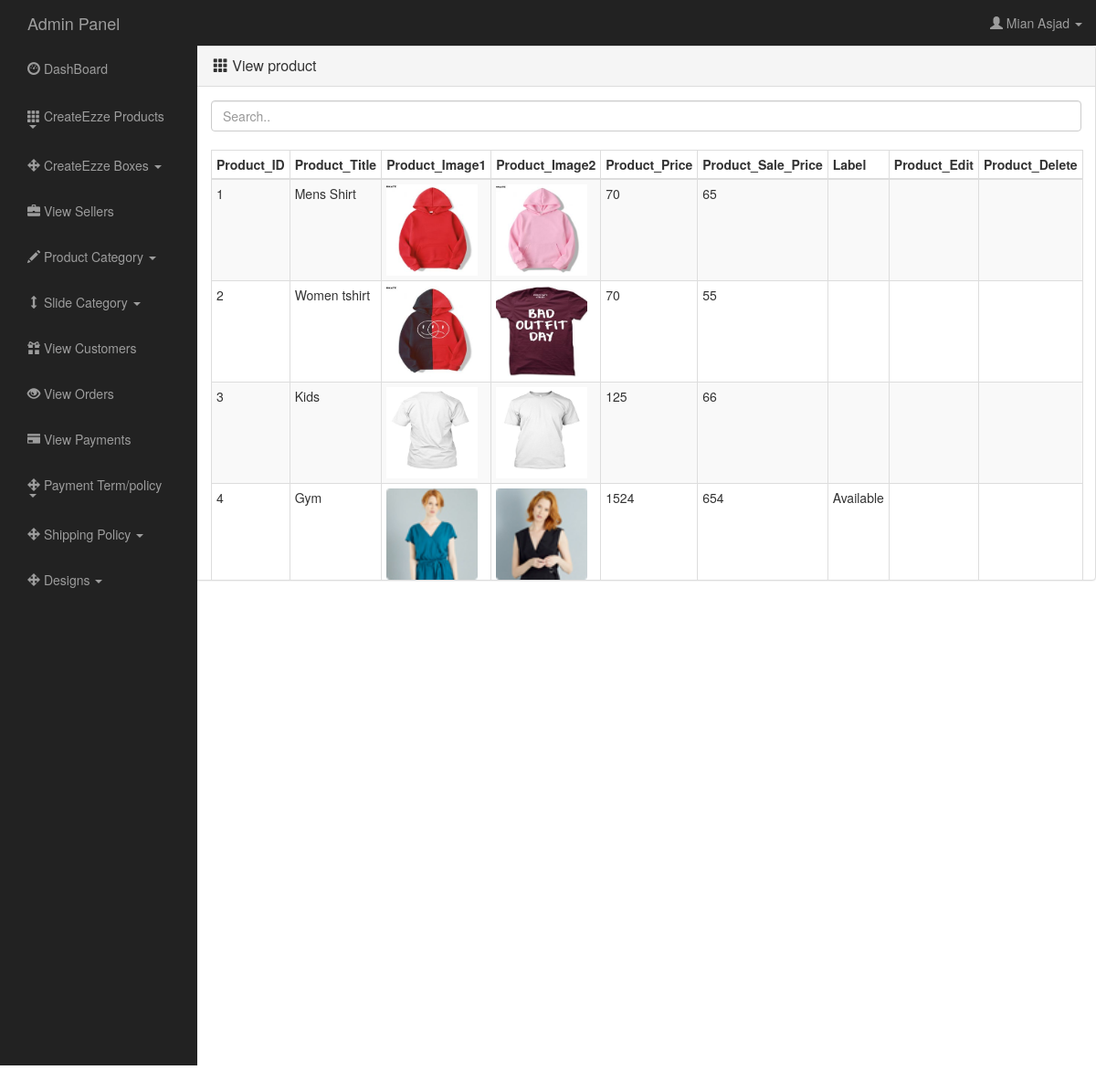
Page /Admin/dashboard.php?pgg1=viewproduct (signed in) on the committed database.
### tables this page shows
CREATE TABLE `product` (
  `ID` int(100) NOT NULL,
  `Pr_name` varchar(100) NOT NULL,
  `Manufacturer` varchar(100) NOT NULL,
  `Category` varchar(100) NOT NULL,
  `Image1` varchar(100) NOT NULL,
  `Image2` varchar(100) NOT NULL,
  `Price` int(100) NOT NULL,
  `Sale_Price` int(100) NOT NULL,
  `Description` varchar(100) NOT NULL,
  `Label` varchar(100) NOT NULL
);

### Admin/viewproduct.php (the view, shortened to what this page needs)
<?php
if(!isset($_SESSION['email']))
{
	echo "<script>alert('Please login first')</script>";
	echo "<script>window.location.href='index.php'</script>";
}
else
{
?>
<!DOCTYPE html PUBLIC "-//W3C//DTD XHTML 1.0 Transitional//EN" "http://www.w3.org/TR/xhtml1/DTD/xhtml1-transitional.dtd">
<html xmlns="http://www.w3.org/1999/xhtml">
<head>
<link href="bootstrap1/css/bootstrap.css" rel="stylesheet" type="text/css" />
</head>
<body>
<div class="panel panel-default">
<div class="panel-heading">
	<a href="#" class="panel-title" > &nbsp;&nbsp;&nbsp;&nbsp;<span class="glyphicon glyphicon-th"></span> View product</a>
</div>
<div  style="overflow-y:auto; height:540px"   class="panel-body">
 <input class="form-control" id="myInput" type="text" placeholder="Search..">
 <br />
<table class="table table-bordered table-hover table-responsive table-condensed table-striped">
<thead>
<tr>
<th>Product_ID</th>
<th>Product_Title</th>
<th>Product_Image1</th>
<th>Product_Image2</th>
<th>Product_Price</th>
<th>Product_Sale_Price</th>
<th>Label</th>
<th>Product_Edit</th>
<th>Product_Delete</th>
</tr>
</thead>
<tbody id="myTable">
<?php
require_once('connection.php');
$sql="select * from product";
$result=$conn -> query ($sql);
while ($row = $result -> fetch_assoc())
{
	$id=$row['ID'];
	$title=$row['Pr_name'];
	$pic1=$row['Image1'];
    $pic2=$row['Image2'];
	$price=$row['Price'];
	$sprice=$row['Sale_Price'];
	$label=$row['Label'];
?>
<tr>
<td><?php echo $id?> </td>
<td><?php echo $title?></td>
<td><img src="products/<?php echo $pic1?>" width="100" height="100"/></td>
<td><img src="products/<?php echo $pic2?>" width="100" height="100"/></td>
<td><?php echo $price?></td>
<td><?php echo $sprice?></td>
<td><?php echo $label?></td>
<td><a href="#"></span></a></td>
<td><a href="#"></span></a></td>
</tr>
<?php }?>
</tbody>
</table>
</div>
</div>
</body>
</html>
<?php }?>

### Admin/dashboard.php (shortened to what this page needs)
<?php
if ( !isset( $_SESSION['email'] ) ) {
    echo "<script>alert('Please login first')</script>";
    echo "<script>window.location.href='index.php'</script>";
} else {
    $name = $_SESSION['name'];
}
?>
<!DOCTYPE html PUBLIC '-//W3C//DTD XHTML 1.0 Transitional//EN' 'http://www.w3.org/TR/xhtml1/DTD/xhtml1-transitional.dtd'>
<html xmlns='http://www.w3.org/1999/xhtml'>
<head>
    <link href='bootstrap1/css/bootstrap.css' rel='stylesheet' type='text/css' />
    <link href='bootstrap1/css/adminstyles.css' rel='stylesheet' type='text/css' />
</head>
<body>
    <nav class='nav navbar-inverse'>
        <div class='container-fluid'>
            <div class='navbar-header'>
                <a href='dashboard.php?pg=dash' class='navbar-brand'>Admin Panel</a>
            </div>
            <ul class='nav navbar-nav navbar-right'>
                <li class='dropdown'><a href='#' class='dropdown-toggle' data-toggle='dropdown'><span class='glyphicon glyphicon-user'></span> <?php  echo $name ?><span class='caret'></span></a>
                </li>
            </ul>
        </div>
    </nav>
    <div style='width:18%; float:left;'>
        <nav class='nav navbar-inverse' style=' height:1117px;'>
            <div class='container-fluid'>
                <ul class='nav navbar-nav nav-stacked'>
                    <li><a href='dashboard.php?pg=dash'><span class='glyphicon glyphicon-dashboard'></span> DashBoard</a></li>
                    <li class='dropdown'><a class='dropdown-toggle' data-toggle='dropdown' href='#'><span class='glyphicon glyphicon-th'></span> CreateEzze Products <span class='caret'> </span> </a>
                    </li>
                    <br />
                    <li class='dropdown'><a class='dropdown-toggle' data-toggle='dropdown' href='#'><span class='glyphicon glyphicon-move'></span> CreateEzze Boxes <span class='caret'></span></a>
                    </li>
                    <br />
                    <li><a href='dashboard.php?pgg3=viewseller'><span class='glyphicon glyphicon-briefcase'></span> View Sellers </a>
                    </li>
                    <br />
                    <li class='dropdown'><a class='dropdown-toggle' data-toggle='dropdown' href='#'><span class='glyphicon glyphicon-pencil'></span> Product Category <span class='caret'></span></a>
                    </li>
                    <br />
                    <li class='dropdown'><a class='dropdown-toggle' data-toggle='dropdown' href='#'><span class='glyphicon glyphicon-resize-vertical'></span> Slide Category <span class='caret'></span></a>
                    </li> <br />
                    <li><a href='dashboard.php?pgg2=viewcustomer'><span class='glyphicon glyphicon-gift'></span> View Customers</a></li>
                    <br />
                    <li><a href='#'><span class='glyphicon glyphicon-eye-open'></span> View Orders</a></li>
                    <br />
                    <li><a href='#'><span class='glyphicon glyphicon-credit-card'></span> View Payments</a></li>
                    <br />
                    <li class='dropdown'><a class='dropdown-toggle' data-toggle='dropdown' href='#'><span class='glyphicon glyphicon-move'></span> Payment Term/policy <span class='caret'></span></a>
                    </li>
                    <br />
                    <li class='dropdown'><a class='dropdown-toggle' data-toggle='dropdown' href='#'><span class='glyphicon glyphicon-move'></span> Shipping Policy <span class='caret'></span></a>
                    </li>
                    <br />
                    <li class='dropdown'><a class='dropdown-toggle' data-toggle='dropdown' href='#'><span class='glyphicon glyphicon-move'></span> Designs <span class='caret'></span></a>
                    </li>
                </ul>
            </div>
        </nav>
    </div>
    <?php
if ( isset( $_GET['pgg1'] ) ) {
    require_once( 'viewproduct.php' );
}
?>
</body>
</html>

### Admin/connection.php (shortened to what this page needs)
<!DOCTYPE html PUBLIC "-//W3C//DTD XHTML 1.0 Transitional//EN" "http://www.w3.org/TR/xhtml1/DTD/xhtml1-transitional.dtd">
<html xmlns="http://www.w3.org/1999/xhtml">
<head>
</head>
<body>
</body>
</html>

### rows in the picture
product: ID "1", Pr_name "Mens Shirt", Image1 (picture), Image2 (picture), Price "70", Sale_Price "65"
product: ID "2", Pr_name "Women tshirt", Image1 (picture), Image2 (picture), Price "70", Sale_Price "55"
product: ID "3", Pr_name "Kids", Image1 (picture), Image2 (picture), Price "125", Sale_Price "66"
product: ID "4", Pr_name "Gym", Image1 (picture), Image2 (picture), Price "1524", Sale_Price "654", Label "Available"

### other values in the picture
$name "Mian Asjad"
